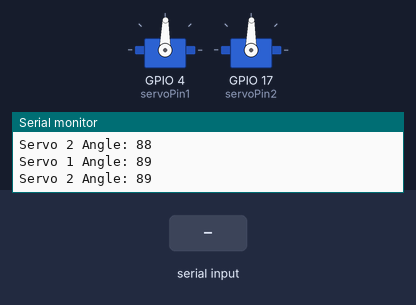
A sketch run on a simulated ESP32. Shown: 2 × servo, the last lines printed to the serial monitor. The inputs (shaded band) are chosen by the test bench.

Above: at 1.2 s.
1.3 s: "m" received over Serial
At 1.65 s:
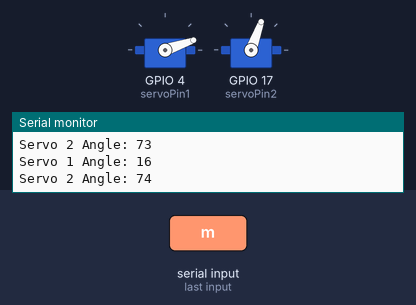
4.3 s: "m" received over Serial
At 4.65 s:
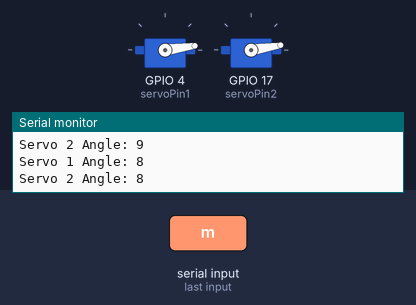
Timing chart, 0 to 13.3 s (numbered marks = the images above; inputs shaded):
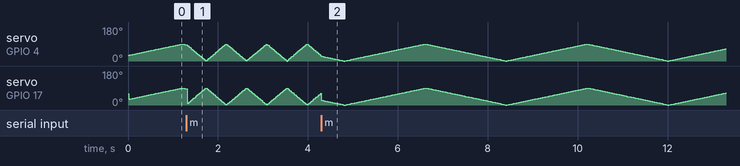

The sketch:

Servo.ino
```cpp
#include <ESP32Servo.h>

Servo servo1; // First servo
Servo servo2; // Second servo

int servoPin1 = 4; // Pin for the first servo
int servoPin2 = 17; // Pin for the second servo

// Servo 1 position variables
int currentAngle1 = 30;        // Starting angle for servo 1
int targetAngle1 = 90;         // Target angle for servo 1
int step1 = 1;                 // Step size for smooth motion
int previousMillis1 = 0; // Timer for servo 1
int interval1 = 20; // Interval for servo 1

// Servo 2 (mirrored) position variables
int currentAngle2 = 60;        // Initial angle for servo 2
int previousMillis2 = 0; // Timer for servo 2
int interval2 = 20; // Interval for servo 2

// Mode toggle: true = same motion, false = mirrored motion
bool sameMotion = true;

void setup() {
  // Attach servos to their respective pins
  servo1.attach(servoPin1);
  servo2.attach(servoPin2);

  // Set initial positions
  servo1.write(currentAngle1);
  servo2.write(currentAngle2);

  Serial.begin(115200);
  Serial.println("Servo control started");
}

void loop() {
  unsigned long currentMillis = millis();

  // Update servo 1 motion
  if (currentMillis - previousMillis1 >= interval1) {
    previousMillis1 = currentMillis;
    updateServoMotion(servo1, currentAngle1, targetAngle1, step1);

    // Reverse direction at target angle for servo 1
    if (currentAngle1 == targetAngle1) {
      targetAngle1 = (targetAngle1 == 90) ? 0 : 90;
    }
  }

  // Update servo 2 motion
  if (currentMillis - previousMillis2 >= interval2) {
    previousMillis2 = currentMillis;

    if (sameMotion) {
      // Servo 2 plays the same motion as Servo 1
      currentAngle2 = currentAngle1;
      interval1 = 20;
      interval2 = 20;
    } else {
      // Servo 2 mirrors Servo 1
      currentAngle2 = 90 - currentAngle1; // Reflection logic
      interval1 = 5;
      interval2 = 5;
    }

    servo2.write(currentAngle2);
    Serial.print("Servo 2 Angle: ");
    Serial.println(currentAngle2);
  }

  // Toggle mode example (replace with your condition to toggle modes)
  if (Serial.available() > 0) {
    char input = Serial.read();
    if (input == 'm') {
      sameMotion = !sameMotion;
      Serial.print("Mode switched to: ");
      Serial.println(sameMotion ? "Same Motion" : "Mirror Motion");
    }
  }
}

// Function to update a servo's motion
void updateServoMotion(Servo &servo, int &currentAngle, int &targetAngle, int step) {
  if (currentAngle < targetAngle) {
    currentAngle += step;
  } else if (currentAngle > targetAngle) {
    currentAngle -= step;
  }

  servo.write(currentAngle);
  Serial.print("Servo 1 Angle: ");
  Serial.println(currentAngle);
}
```
